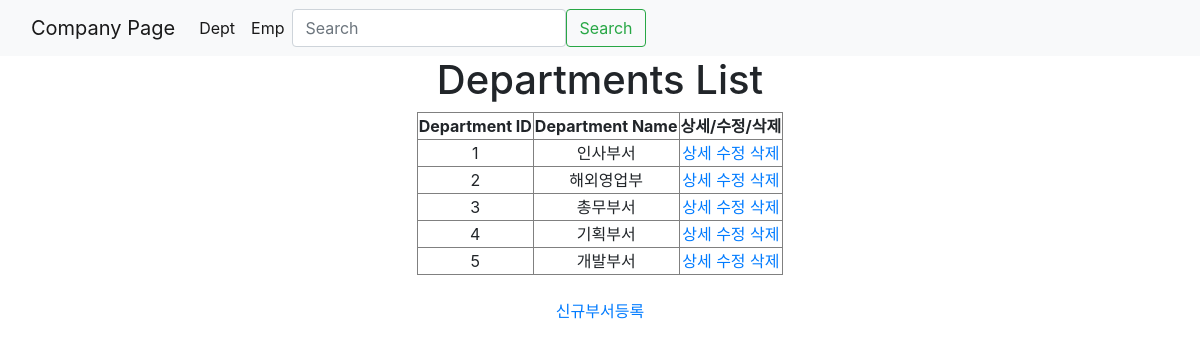
The app's page /company/department/all/, older data.
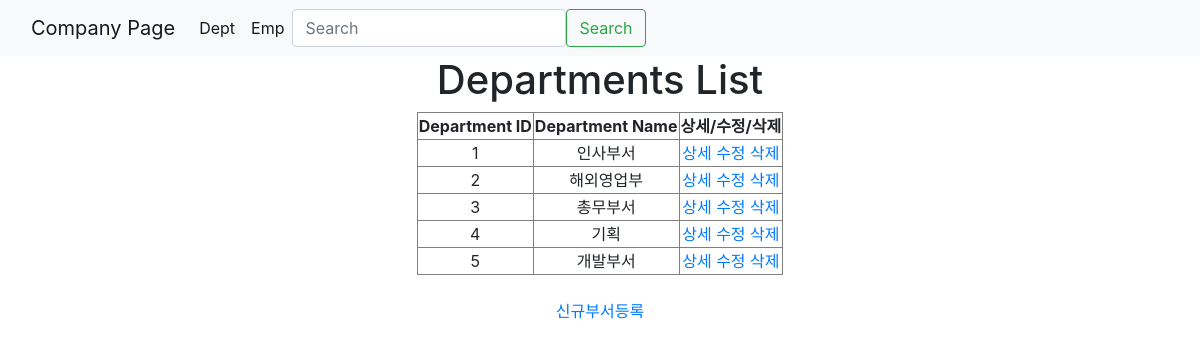
The same page, newer data.
### company/models.py (models this page shows, shortened)
class Department(models.Model):
    Department_ID = models.AutoField(primary_key=True)
    Department_NAME = models.CharField(max_length=100)

### company/views.py (the view)
# urls.py: path('department/all/', views.reaDepartmentAll, name='depAll'),
def reaDepartmentAll(request):
    qs = Department.objects.all()
    context ={
        'department_list': qs}
    return render(request,'dept/readDepartment.html',context)

### company/templates/dept/readDepartment.html (shortened to what this page needs)
<!DOCTYPE html>
<html lang="ko">
	<head>
        <link rel="stylesheet" href="https://stackpath.bootstrapcdn.com/bootstrap/4.3.1/css/bootstrap.min.css">
	</head>
{% include 'dept/dept.navbar.html' %}
	<body>
    <center>
		<h1>Departments List</h1>
		{% if department_list %}
            <table style="text-align: center " border = "1">
                <tr>
                    <th>Department ID</th>
                    <th>Department Name</th>
                    <th>상세/수정/삭제</th>
                </tr>
			    {% for d in department_list %}
                <tr>
				    <td>{{ d.Department_ID }}</td>
                    <td>{{ d.Department_NAME }}</td>
                    <td> <a href="{% url 'company:depDet'  d.Department_ID %}">상세</a>
                        <a href="{% url 'company:depMod'  d.Department_ID %}">수정</a>
                        <a href="{% url 'company:depDel'  d.Department_ID %}">삭제</a></td>
                </tr>
            {% endfor %}
            </table>
		{% else %}
            <p>department: 0</p>
		{% endif %}
		<a href="{% url 'company:regD' %}">신규부서등록</a>
    </center>
	</body>
</html>

Row changes from the older to the newer data that the page shows:
changed Department id 4: Department_NAME "기획부서" → "기획"
